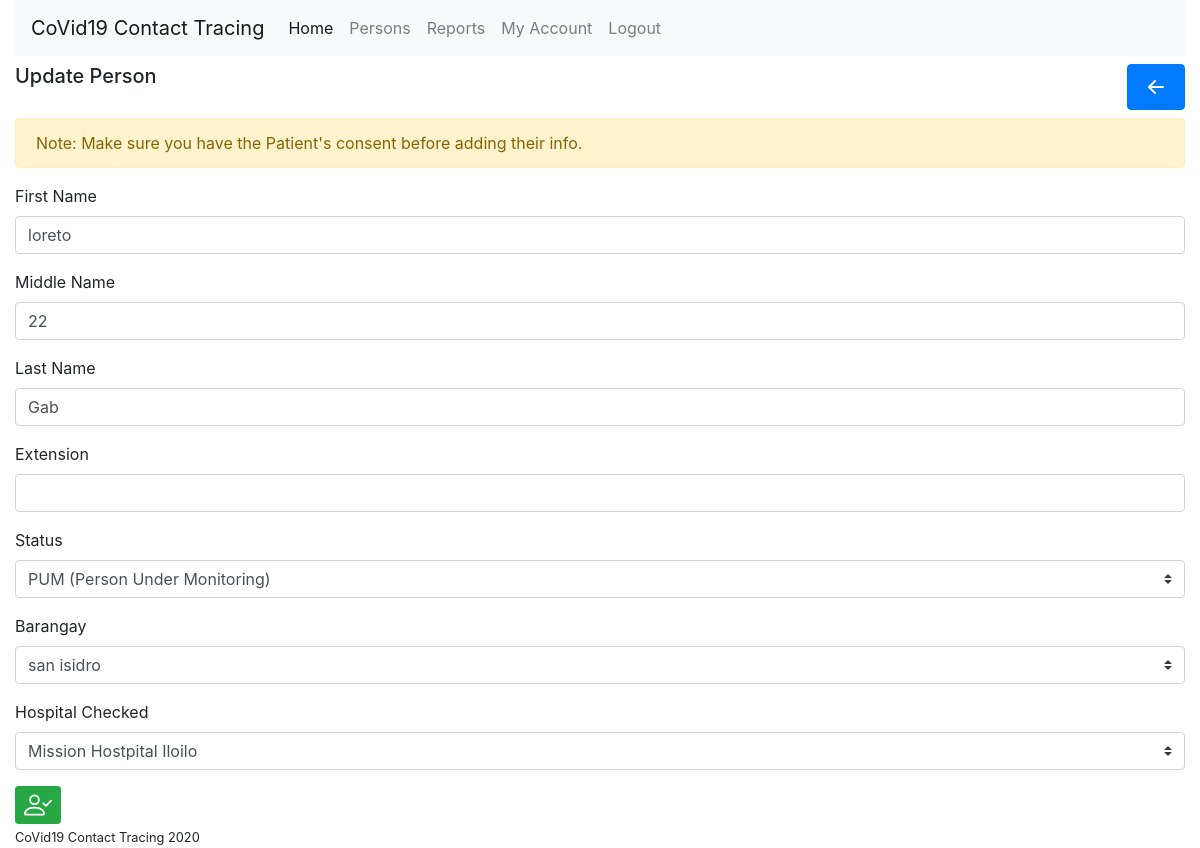
Page /?page=edit_person&id=3 (signed in) on the committed database.
### tables this page shows
CREATE TABLE `persons` (
  `id` bigint(20) NOT NULL,
  `brgy_id` bigint(20) NOT NULL,
  `firstname` varchar(30) NOT NULL,
  `middlename` varchar(30) NOT NULL,
  `lastname` varchar(30) NOT NULL,
  `extension` varchar(5) NOT NULL,
  `status` varchar(15) NOT NULL,
  `hospital_id` bigint(20) DEFAULT NULL
);

CREATE TABLE `barangays` (
  `id` bigint(11) NOT NULL,
  `municipality_id` int(11) DEFAULT NULL,
  `district_id` int(11) DEFAULT NULL,
  `name` varchar(200) NOT NULL
);

CREATE TABLE `hospitals` (
  `id` bigint(20) NOT NULL,
  `name` varchar(100) NOT NULL,
  `short_name` varchar(15) NOT NULL
);

### functions.php (called while the page is built, shortened)
<?php
function clean( $string, $space = false ) {
  return preg_replace('/[^A-Za-z0-9\-]/', '', $string);
}

### pages/edit_person.php (the view, shortened to what this page needs)
<div class="col">
  <div class="row mb-2">
    <div class="col-9">
      <h5>Update Person</h5>
    </div>
    <div class="col d-flex justify-content-end">
      <a class="btn btn-primary" href="<?php echo SITE_URL ?>/?page=persons" title="Back">
      </a>
    </div>
  </div>
  <?php
    $id = isset( $_GET[ 'id' ] ) && !empty( $_GET[ 'id' ] ) ? clean( $_GET[ 'id' ] ) : null;
    $account = $DB->query( "SELECT * FROM persons WHERE id = $id LIMIT 1" );
  ?>
  <?php if( $account && $account->num_rows ) {
    $account = $account->fetch_object();
  ?>
  <div class="alert alert-warning" role="alert">
    Note: Make sure you have the Patient's consent before adding their info.
  </div>
  <form method="post">
    <div class="form-group">
      <label for="exampleInputEmail1">First Name</label>
      <input type="text" name="data[firstname]" class="form-control" required value="<?php echo $account->firstname ?>">
    </div>
    <div class="form-group">
      <label for="exampleInputEmail1">Middle Name</label>
      <input type="text" name="data[middlename]" class="form-control" required value="<?php echo $account->middlename ?>">
    </div>
    <div class="form-group">
      <label for="exampleInputEmail1">Last Name</label>
      <input type="text" name="data[lastname]" class="form-control" required value="<?php echo $account->lastname ?>">
    </div>
    <div class="form-group">
      <label for="exampleInputEmail1">Extension</label>
      <input type="text" name="data[extension]" class="form-control" value="<?php echo $account->extension ?>">
    </div>
    <div class="form-group">
      <label for="exampleInputEmail1">Status</label>
      <select name="data[status]" class="custom-select">
        <option value="pum" <?php echo $account->status == 'pum' ? 'selected' : '' ?>>PUM (Person Under Monitoring)</option>
      </select>
    </div>
    <div class="form-group">
      <?php
        $barangays = $DB->query( "SELECT * FROM barangays" );
      ?>
      <label for="exampleInputEmail1">Barangay</label>
      <select name="data[brgy_id]" class="custom-select">
        <?php while( $barangay = $barangays->fetch_object() ) : ?>
        <option <?php echo ( $barangay->id == $account->brgy_id ? 'selected' : '' ); ?> value="<?php echo $barangay->id ?>"><?php echo $barangay->name ?></option>
        <?php endwhile;?>
      </select>
    </div>
    <div class="form-group">
      <?php
        $hospitals = $DB->query( "SELECT * FROM hospitals" );
      ?>
      <label for="exampleInputEmail1">Hospital Checked</label>
      <select name="data[hospital_id]" class="custom-select">
        <?php while( $hospital = $hospitals->fetch_object() ) : ?>
        <option <?php echo ( $hospital->id == $account->hospital_id ? 'selected' : '' ); ?> value="<?php echo $hospital->id ?>"><?php echo $hospital->name ?></option>
        <?php endwhile; ?>
      </select>
    </div>
    <button type="submit" class="btn btn-success btn-sm" title="Save Person">
    </button>
  </form>
  <?php } else { ?>
    <div class="alert alert-danger" role="alert">
      Account not found
  </div>
  <?php } ?>
</div>

### rows in the picture
persons: firstname "loreto", middlename "22", lastname "Gab", status "PUM (Person Under Monitoring)", brgy.name "san isidro", hospital.name "Mission Hostpital Iloilo"
